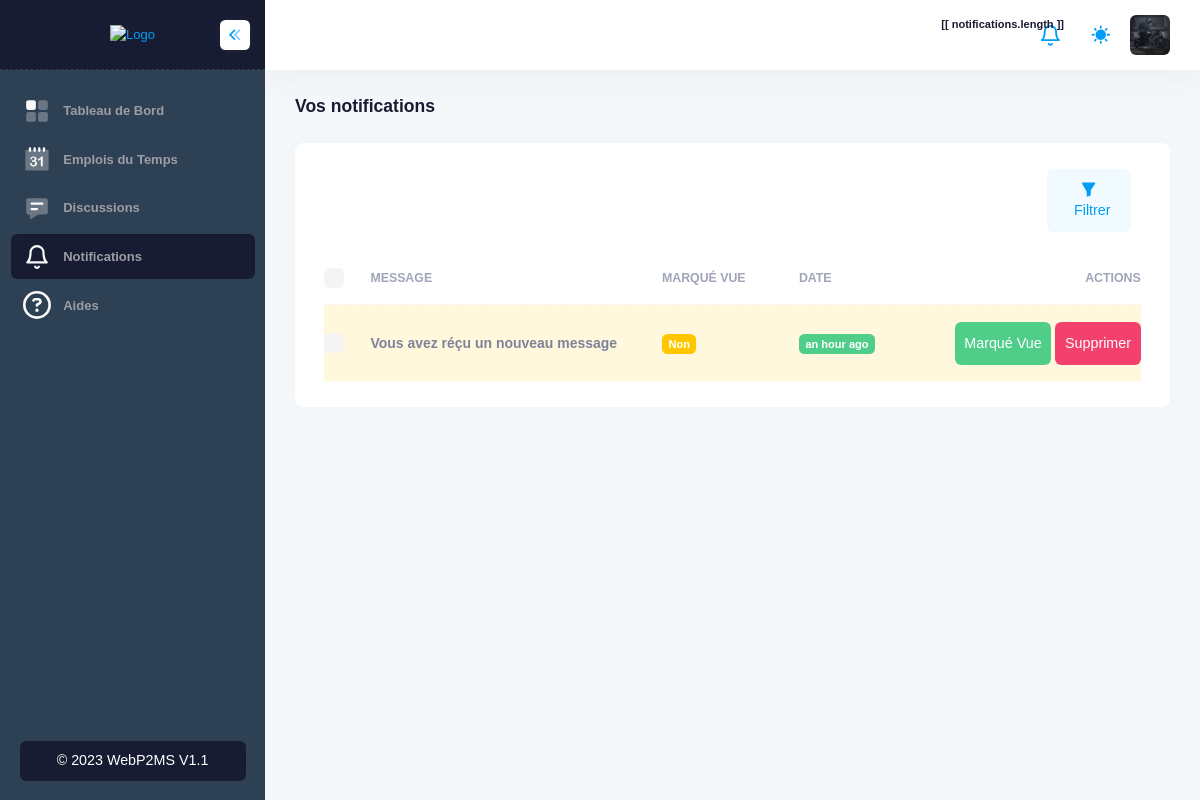
Screenshot of /vous/vos-notifications (signed in) with the database file from the repository.
### Auth/models.py (models this page shows, shortened)
class MyUser(AbstractBaseUser, PermissionsMixin):
    email = models.EmailField(unique=True)
    first_name = models.CharField(max_length=50, null=True, blank=True)
    last_name = models.CharField(max_length=50, null=True, blank=True)
    phone_num = models.CharField(max_length=50, null=True, blank=True)
    avatar = models.ImageField(upload_to='avatars/', null=True, blank=True)
    is_online = models.BooleanField(default=False)
    is_staff = models.BooleanField(default=False)
    is_teacher = models.BooleanField(default=False)
    is_active = models.BooleanField(default=True)
    is_two_factor = models.BooleanField(default=False)
    two_factor_code = models.CharField(max_length=255, null=True, blank=True)
    created_by = models.ForeignKey('self', on_delete=models.CASCADE, null=True)
    level = models.ForeignKey(Level, on_delete=models.CASCADE, null=True, blank=True)
    reset_token = models.CharField(max_length=255, null=True, blank=True)
    reset_token_expiration = models.DateTimeField(null=True, blank=True)
    USERNAME_FIELD = 'email'
    objects = MyUserManager()

### App/models.py (models this page shows, shortened)
class Notification(models.Model):
    user = models.ForeignKey(
        MyUser, on_delete=models.CASCADE, related_name='notifications')
    message = models.CharField(max_length=255)
    elt = models.IntegerField()
    category = models.CharField(max_length=50, default="shedule")
    is_opened = models.BooleanField(default=False, blank=True)
    created_at = models.DateTimeField(auto_now_add=True)
    class Meta:
        ordering = ['-created_at']

### App/views.py (the view)
# urls.py: path('vous/vos-notifications', views.notifications, name='notifications'),
@login_required
def notifications(request):
    context = {
        'notifications': request.user.notifications.all()
    }
    return render(request, 'app/notifications.html', context)

### template/app/notifications.html (shortened to what this page needs)
{% extends 'base/base.html' %}
{% load humanize %}
{% block 'main' %}
<div class="d-flex flex-column flex-column-fluid">
    <div id="kt_app_toolbar" class="app-toolbar py-4 py-lg-8">
        <div id="kt_app_toolbar_container" class="app-container container-xxl d-flex flex-stack">
            <div class="page-title d-flex flex-column justify-content-center flex-wrap me-3">
                <h1 class="page-heading d-flex text-dark fw-bold fs-3 flex-column justify-content-center my-0">
                    Vos notifications
                </h1>
            </div>
        </div>
    </div>
    <div id="kt_app_content" class="app-content flex-column-fluid">
        <div id="kt_app_content_container" class="app-container container-xxl">
            <div class="card">
                <div class="card-header border-0 pt-6">
                    <div class="card-toolbar">
                        <div class="d-flex justify-content-end" data-kt-user-table-toolbar="base">
                            <button type="button" class="btn btn-light-primary me-3" data-kt-menu-trigger="click"
                                data-kt-menu-placement="bottom-end">
                                <span class="svg-icon svg-icon-2">
                                </span>
                                Filtrer
                            </button>
                        </div>
                    </div>
                </div>
                <div class="card-body py-4">
                    <table class="table align-middle table-row-dashed fs-6 gy-5" id="kt_table_users" data-desc="notifications">
                        <thead>
                            <tr class="text-start text-muted fw-bold fs-7 text-uppercase gs-0">
                                <th class="w-10px pe-2">
                                    <div class="form-check form-check-sm form-check-custom form-check-solid me-3">
                                        <input class="form-check-input form-check-action" type="checkbox" data-kt-check="true"
                                            data-kt-check-target="#kt_table_users .form-check-action" value="1" />
                                    </div>
                                </th>
                                <th class="min-w-125px">Message</th>
                                <th class="min-w-125px">Marqué Vue</th>
                                <th class="min-w-125px">Date</th>
                                <th class="text-end min-w-100px">Actions</th>
                            </tr>
                        </thead>
                        <tbody class="text-gray-600 fw-semibold">
                            {% for n in notifications %}
                            <tr class="{% if not n.is_opened %} bg-light-warning {% endif %}" data-user-id="{{ n.id }}"
                                data-route="{% url 'ajax.user.delete' %}" data-model="notifications"
                                data-name="{{ n.message }}">
                                <td>
                                    <div class="form-check form-check-sm form-check-custom form-check-solid">
                                        <input class="form-check-input form-check-action" type="checkbox" value="1" />
                                    </div>
                                </td>
                                <td class="align-items-center">
                                    <div class="fw-bold">
                                        {{ n.message }}
                                    </div>
                                </td>
                                <td class="align-items-center">
                                    <div class="badge badge-warning fw-bold">
                                        {% if n.is_opened %} Oui {% else %} Non {% endif %}
                                    </div>
                                </td>
                                <td class="align-items-center">
                                    <div class="badge badge-success fw-bold">
                                        {{ n.created_at|naturaltime }}
                                    </div>
                                </td>
                                <td class="text-end">
                                    <a href="{% url 'notifications.mark' n.id %}" class="btn btn-success px-3">Marqué
                                        Vue</a>
                                    <a href="#" class="btn btn-danger px-3"
                                        data-kt-users-table-filter="delete_row">Supprimer</a>
                                </td>
                            </tr>
                            {% endfor %}
                        </tbody>
                    </table>
                </div>
            </div>
        </div>
    </div>
</div>
{% endblock %}

### template/partials/header.html (shortened to what this page needs)
<div id="kt_app_header" class="app-header">
    <div class="app-container container-fluid d-flex align-items-stretch justify-content-between"
        id="kt_app_header_container">
        <div class="d-flex align-items-stretch justify-content-between flex-lg-grow-1" id="kt_app_header_wrapper">
            <div class="app-navbar flex-shrink-0">
                <div class="app-navbar-item ms-1 ms-md-3" id="notificationsPanel">
                    <div class="btn position-relative btn-icon btn-custom btn-icon-muted btn-active-light btn-active-color-primary w-30px h-30px w-md-40px h-md-40px"
                        data-kt-menu-trigger="{default: 'click', lg: 'hover'}" data-kt-menu-attach="parent"
                        data-kt-menu-placement="bottom">
                        <span class="svg-icon svg-icon-2 svg-icon-md-1">
                        </span>
                        <span class="badge position-absolute top-0 end-0"
                            :class="notifications.length ? 'badge-warning': 'badge-success'"> [[ notifications.length ]]
                        </span>
                    </div>
                </div>
                <div class="app-navbar-item ms-1 ms-md-3">
                    <a href="#"
                        class="btn btn-icon btn-custom btn-icon-muted btn-active-light btn-active-color-primary w-30px h-30px w-md-40px h-md-40px"
                        data-kt-menu-trigger="{default:'click', lg: 'hover'}" data-kt-menu-attach="parent"
                        data-kt-menu-placement="bottom-end">
                        <span class="svg-icon theme-light-show svg-icon-2">
                        </span>
                    </a>
                </div>
                <div class="app-navbar-item ms-1 ms-md-3" id="kt_header_user_menu_toggle">
                    <div class="cursor-pointer symbol symbol-30px symbol-md-40px"
                        data-kt-menu-trigger="{default: 'click', lg: 'click'}" data-kt-menu-attach="parent"
                        data-kt-menu-placement="bottom-end">
                        <img src="{% if user.avatar %}{{ MEDIA_URL|add:user.avatar.url }}{% else %}/static/media/avatars/blank.png{% endif %}"
                            alt="{{ user.first_name|add:' '|add:user.last_name}}" />
                    </div>
                </div>
            </div>
        </div>
    </div>
</div>

### static/css/master.css (style rules this page uses)
:root { --app-primary-color: #2e4053; --jma-primary-color: #2e4053; --custom-dark: #181C32; }
*:not(.fa, .fas, .fad) { font-family: 'Montserrat', sans-serif !important; }
html, body { overflow-x: hidden !important; }

### rows the page displays
Notification: message "Vous avez réçu un nouveau message", is_opened "Non", created_at "an hour ago"
